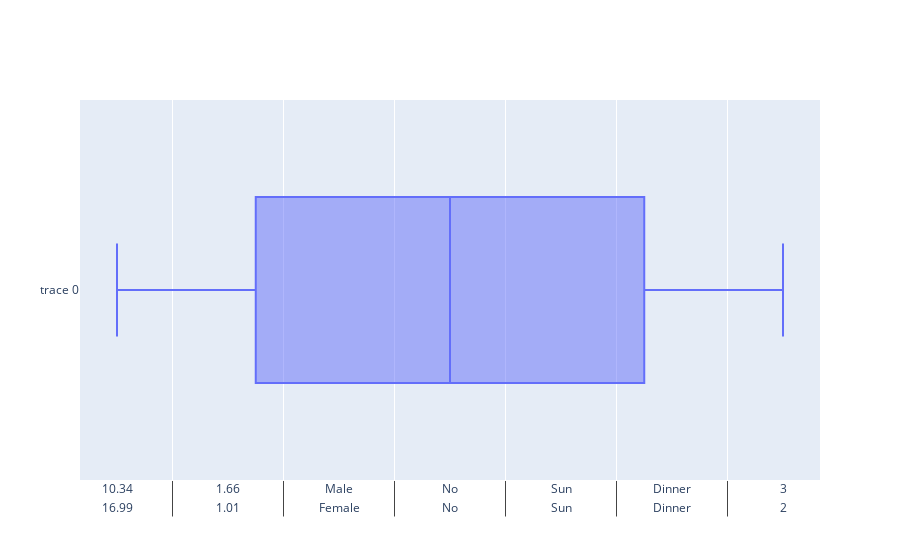

Notebook code for this chart:
### Markdown cell above
Q2. Using the tips dataset in the Plotly library, plot a box plot using Plotly express.

### Code cell
tips = sns.load_dataset('tips')
fig = go.Figure()
fig.add_trace(go.Box(x=tips))

### Figure 1 — Plotly figure (JSON) as saved in the notebook; plotly's stock layout.template omitted (floating-point values rounded to 4 significant figures; data arrays with more than 128 entries replaced by an {"elided": "..."} marker saying what was removed)
{"data": [{"type": "box", "x": {"elided": "244x7 mixed values"}}], "layout": {}}
